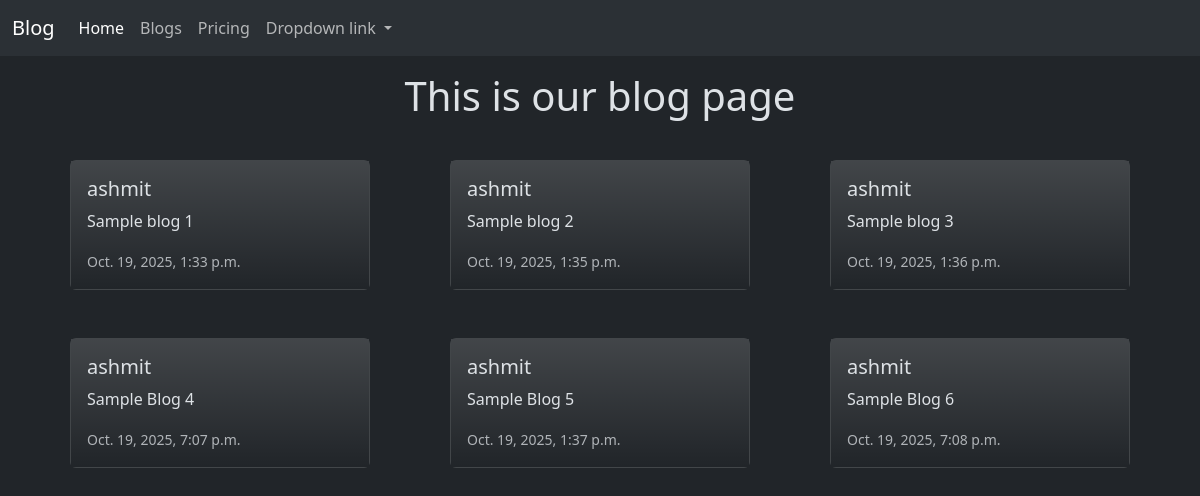
The page /blog_app/ on the database as committed earlier.
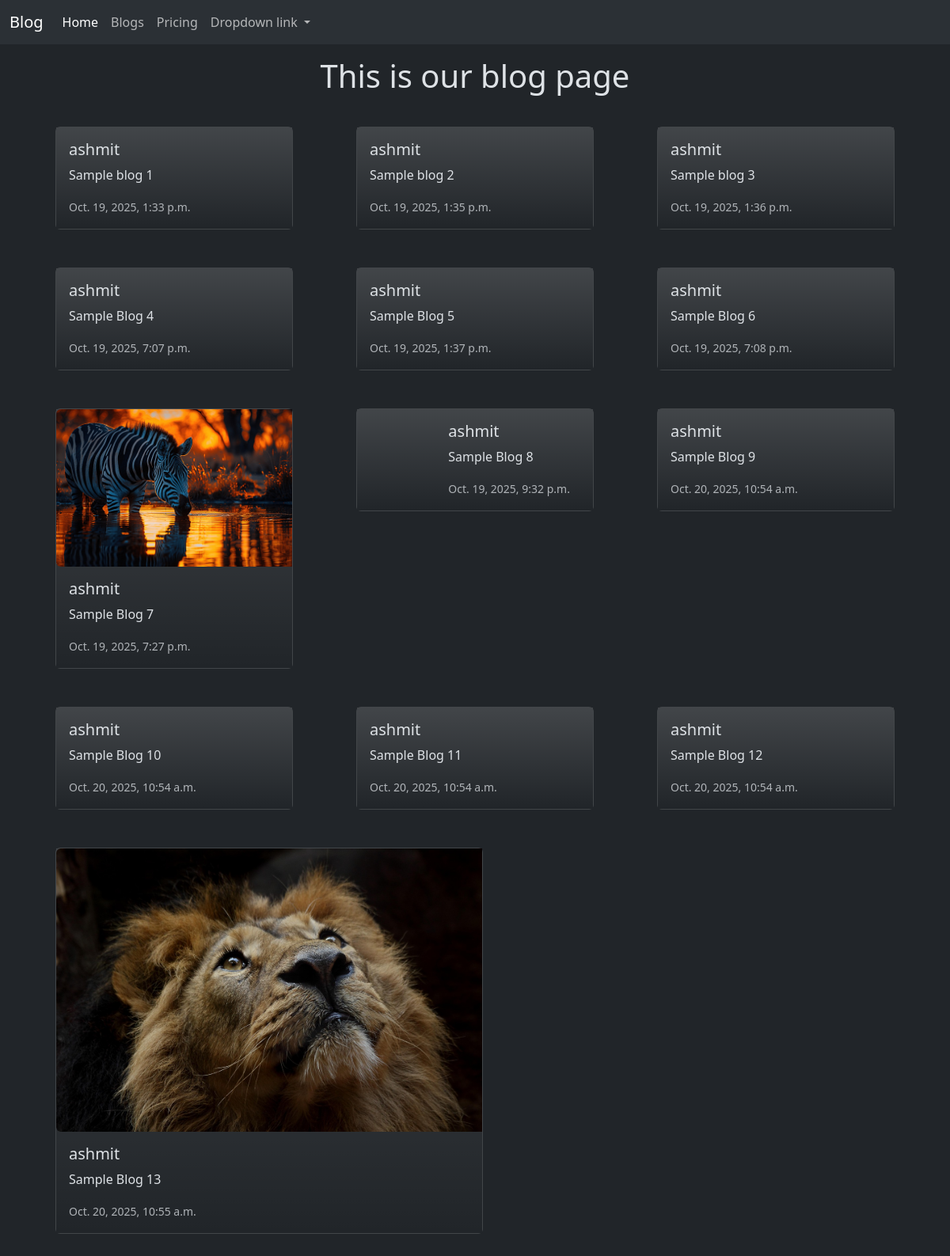
The same page on the database as committed later.
### blog_app/models.py (models this page shows, shortened)
class Blog(models.Model):
    user = models.ForeignKey(User, on_delete=models.CASCADE)
    content = models.TextField()
    thumbnail = models.ImageField(null=True, blank=True, upload_to='photos/')
    created_on = models.DateTimeField(auto_now_add=True)

### blog_app/views.py (the view)
# urls.py: path('', views.blog, name="blog"),
def blog(request):
    all_blogs = Blog.objects.all()
    return render(request, "blog_app/index.html", {"all_blogs" : all_blogs})

### blog_app/templates/blog_app/index.html (shortened to what this page needs)
{% extends "base.html" %}
{% load static %}
{% block styling %}
<link rel="stylesheet" href="{% static "blog_style.css" %}">
{% endblock %}
{% block content %}
<h1 class="p-3 text-center">This is our blog page</h1>
<div class="container px-4 ">
  <div class="row gx-5 ">
      {% for blog in all_blogs  %}
      <div class="col ">
        <div class="p-3 ">
        <div class="card mb-3 " style="max-width: 540px; ">
          <div class="row g-0 bg-dark bg-gradient" style="min-width: 240px">
              {% if blog.thumbnail != '' %}
            <div class="col-md-4 " style="min-width: fit-content;">
                    <img src="{{blog.thumbnail.url}}" class="img-fluid rounded-start" alt="">
                </div>
                {% endif %}
            <div class="col-md-8">
              <div class="card-body">
                <h5 class="card-title">{{blog.user}}</h5>
                <p class="card-text">{{blog.content}}</p>
                <p class="card-text"><small class="text-body-secondary">{{blog.created_on}}</small></p>
              </div>
            </div>
          </div>
        </div>
    </div>
  </div>
    {% endfor %}
</div>
</div>
{% endblock %}

### templates/base.html (shortened to what this page needs)
{% load static %}
<!DOCTYPE html>
<html lang="en">
<head>
    <link href="https://cdn.jsdelivr.net/npm/bootstrap@5.3.8/dist/css/bootstrap.min.css" rel="stylesheet">
    {% block styling %}{% endblock %}
</head>
<body data-bs-theme="dark">
    <nav class="navbar navbar-expand-lg bg-body-tertiary " >
        <div class="container-fluid">
            <a class="navbar-brand" href="{% url "home" %}">Blog</a>
            <div class="collapse navbar-collapse" id="navbarNavDropdown">
            <ul class="navbar-nav">
                <li class="nav-item">
                <a class="nav-link active" aria-current="page" href="{% url "home" %}">Home</a>
                </li>
                <li class="nav-item">
                <a class="nav-link" href="{% url "blog" %}">Blogs</a>
                </li>
                <li class="nav-item">
                <a class="nav-link" href="#">Pricing</a>
                </li>
                <li class="nav-item dropdown">
                <a class="nav-link dropdown-toggle" href="#" role="button" data-bs-toggle="dropdown" aria-expanded="false">
                    Dropdown link
                </a>
                </li>
            </ul>
            </div>
        </div>
    </nav>
    {% block content %}{% endblock %}
</body>
</html>

### blog_app/static/blog_style.css (style rules this page uses)
.card { transition: all 0.3s; }

Rows that differ between the two databases and show on the page:
added Blog: thumbnail (picture), user "ashmit", content "Sample Blog 7", created_on "Oct. 19, 2025, 7:27 p.m."
added Blog: user "ashmit", content "Sample Blog 8", created_on "Oct. 19, 2025, 9:32 p.m."
added Blog: user "ashmit", content "Sample Blog 9", created_on "Oct. 20, 2025, 10:54 a.m."
added Blog: user "ashmit", content "Sample Blog 10", created_on "Oct. 20, 2025, 10:54 a.m."
added Blog: user "ashmit", content "Sample Blog 11", created_on "Oct. 20, 2025, 10:54 a.m."
added Blog: user "ashmit", content "Sample Blog 12", created_on "Oct. 20, 2025, 10:54 a.m."
added Blog: thumbnail (picture), user "ashmit", content "Sample Blog 13", created_on "Oct. 20, 2025, 10:55 a.m."
